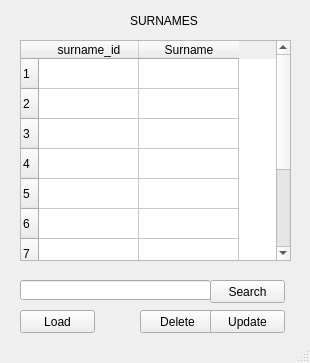
<?xml version="1.0" encoding="UTF-8"?>
<ui version="4.0">
 <class>MainWindow</class>
 <widget class="QMainWindow" name="MainWindow">
  <property name="geometry">
   <rect>
    <x>0</x>
    <y>0</y>
    <width>310</width>
    <height>363</height>
   </rect>
  </property>
  <property name="windowTitle">
   <string>MainWindow</string>
  </property>
  <widget class="QWidget" name="centralwidget">
   <widget class="QTableWidget" name="Table">
    <property name="geometry">
     <rect>
      <x>20</x>
      <y>40</y>
      <width>271</width>
      <height>221</height>
     </rect>
    </property>
    <property name="rowCount">
     <number>10</number>
    </property>
    <property name="columnCount">
     <number>2</number>
    </property>
    <row/>
    <row/>
    <row/>
    <row/>
    <row/>
    <row/>
    <row/>
    <row/>
    <row/>
    <row/>
    <column>
     <property name="text">
      <string>surname_id</string>
     </property>
    </column>
    <column>
     <property name="text">
      <string>Surname</string>
     </property>
    </column>
   </widget>
   <widget class="QPushButton" name="Load_but">
    <property name="geometry">
     <rect>
      <x>20</x>
      <y>310</y>
      <width>75</width>
      <height>23</height>
     </rect>
    </property>
    <property name="text">
     <string>Load</string>
    </property>
   </widget>
   <widget class="QPushButton" name="Delete_but">
    <property name="geometry">
     <rect>
      <x>140</x>
      <y>310</y>
      <width>75</width>
      <height>23</height>
     </rect>
    </property>
    <property name="text">
     <string>Delete</string>
    </property>
   </widget>
   <widget class="QLabel" name="label">
    <property name="geometry">
     <rect>
      <x>130</x>
      <y>10</y>
      <width>111</width>
      <height>21</height>
     </rect>
    </property>
    <property name="text">
     <string>SURNAMES</string>
    </property>
   </widget>
   <widget class="QPushButton" name="Update_but">
    <property name="geometry">
     <rect>
      <x>210</x>
      <y>310</y>
      <width>75</width>
      <height>23</height>
     </rect>
    </property>
    <property name="text">
     <string>Update</string>
    </property>
   </widget>
   <widget class="QLineEdit" name="Search_t">
    <property name="geometry">
     <rect>
      <x>20</x>
      <y>280</y>
      <width>191</width>
      <height>20</height>
     </rect>
    </property>
   </widget>
   <widget class="QPushButton" name="Search_but">
    <property name="geometry">
     <rect>
      <x>210</x>
      <y>280</y>
      <width>75</width>
      <height>23</height>
     </rect>
    </property>
    <property name="text">
     <string>Search</string>
    </property>
   </widget>
  </widget>
  <widget class="QStatusBar" name="statusbar"/>
 </widget>
 <resources/>
 <connections/>
</ui>
